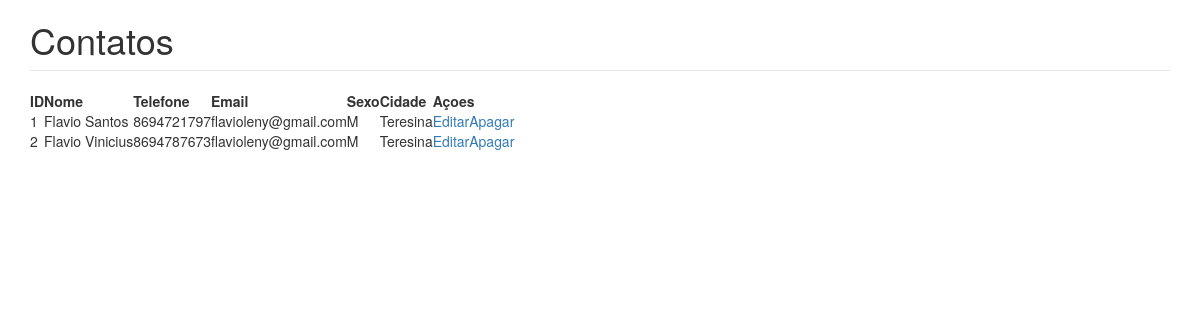
The page /lista-contatos/ on the database as committed earlier.
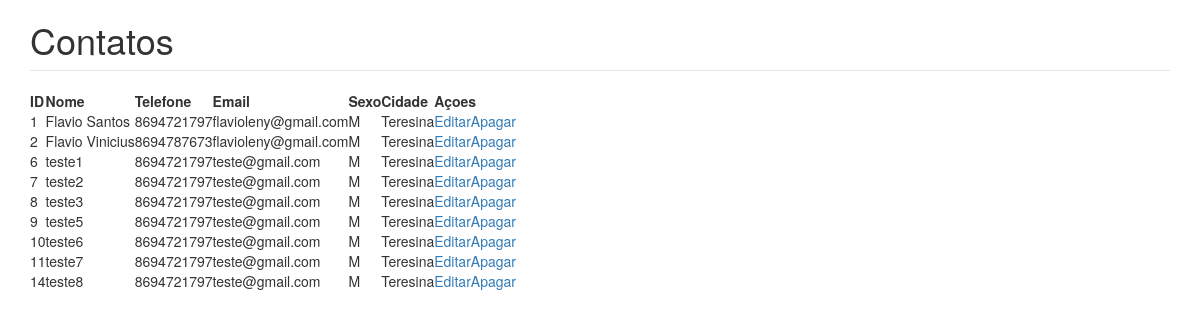
The same page on the database as committed later.
### agenda/contatos/models.py (models this page shows, shortened)
class Contato(models.Model):
	nome = models.CharField(max_length=100)
	email = models.CharField(max_length=100)
	telefone = models.CharField(max_length=14)
	sexo =  models.CharField(max_length=1)
	cidade =  models.CharField(max_length=50, default='Teresina')

### agenda/contatos/views.py (the view)
# urls.py: url(r'^lista-contatos/$', lista_contatos, name='listacontatos'),
def lista_contatos(request)	:
	contatos = Contato.objects.all()[:15] # [:15] --> numero de registro a ser visualizado, objects e igual a select * from tabela
	return render(request, 'contatos/lista_contatos.html', {'contatos': contatos})

### agenda/contatos/templates/contatos/lista_contatos.html (shortened to what this page needs)
{% extends "base.html" %}
{% block corpo %}
	<h1>Contatos</h1>
	<table>
		<legend></legend>
		<thead>
			<tr>
				<th>ID</th>
				<th>Nome</th>
				<th>Telefone</th>
				<th>Email</th>
				<th>Sexo</th>
				<th>Cidade</th>
				<th colspan="2">Açoes</th>
			</tr>
		</thead>
		<tbody>
		{% for c in contatos %}
			<tr>
				<td>{{ c.id }}</td>
				<td>{{ c.nome }}</td>
				<td>{{ c.telefone }}</td>
				<td>{{ c.email }}</td>
				<td>{{ c.sexo }}</td>
				<td>{{ c.cidade }}</td>
				<td><a href="{% url 'contato:editarcontatos' c.id %}">Editar</a></td>
				<td><a href="{% url 'contato:apagarcontatos' c.id %}">Apagar</a></td>
			</tr>
		{% endfor %}
		</tbody>
	</table>
{% endblock corpo %}

### agenda/core/templates/base.html (shortened to what this page needs)
{% load staticfiles %}
<!DOCTYPE html>
<html lang="pt-br">
<head>
    <link rel="stylesheet" type="text/css" href="{% static "css/bootstrap.min.css" %}">
</head>
<body>
    <div class="container">
        {% block corpo %}
        {% endblock corpo %}
    </div>
</body>
</html>

Rows that differ between the two databases and show on the page:
added Contato: id "6", nome "teste1", telefone "8694721797", email "teste@gmail.com", sexo "M", cidade "Teresina"
added Contato: id "7", nome "teste2", telefone "8694721797", email "teste@gmail.com", sexo "M", cidade "Teresina"
added Contato: id "8", nome "teste3", telefone "8694721797", email "teste@gmail.com", sexo "M", cidade "Teresina"
added Contato: id "9", nome "teste5", telefone "8694721797", email "teste@gmail.com", sexo "M", cidade "Teresina"
added Contato: id "10", nome "teste6", telefone "8694721797", email "teste@gmail.com", sexo "M", cidade "Teresina"
added Contato: id "11", nome "teste7", telefone "8694721797", email "teste@gmail.com", sexo "M", cidade "Teresina"
added Contato: id "14", nome "teste8", telefone "8694721797", email "teste@gmail.com", sexo "M", cidade "Teresina"
